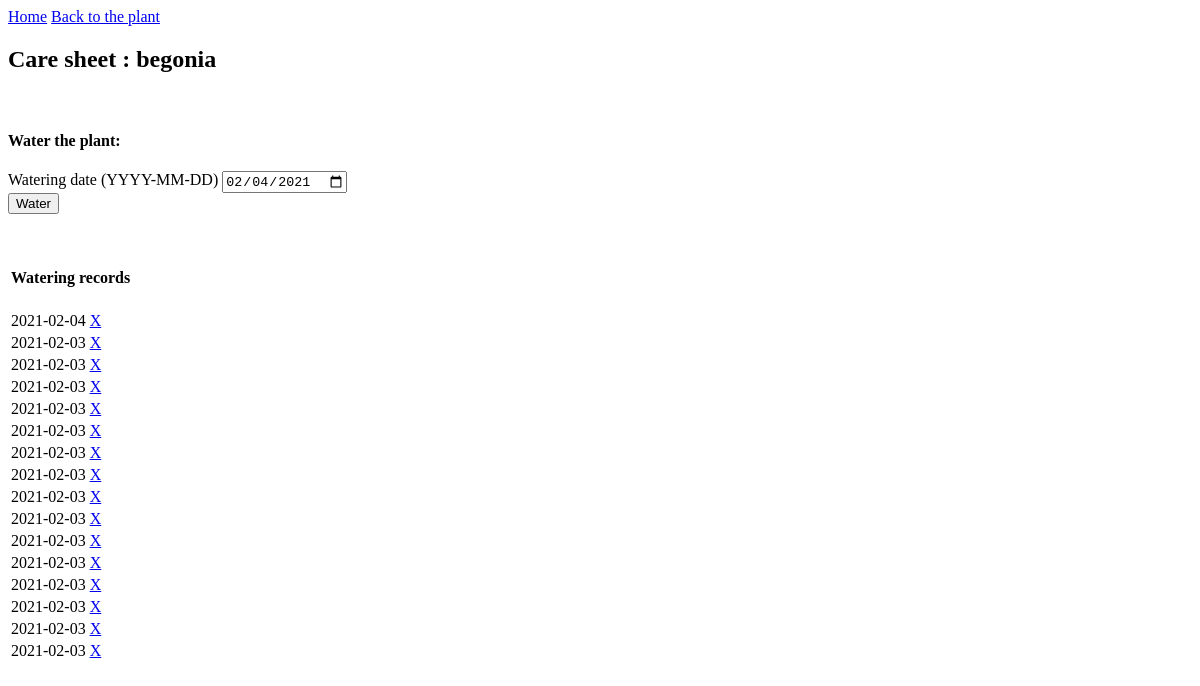
The app's page /plant/1/care, older data.
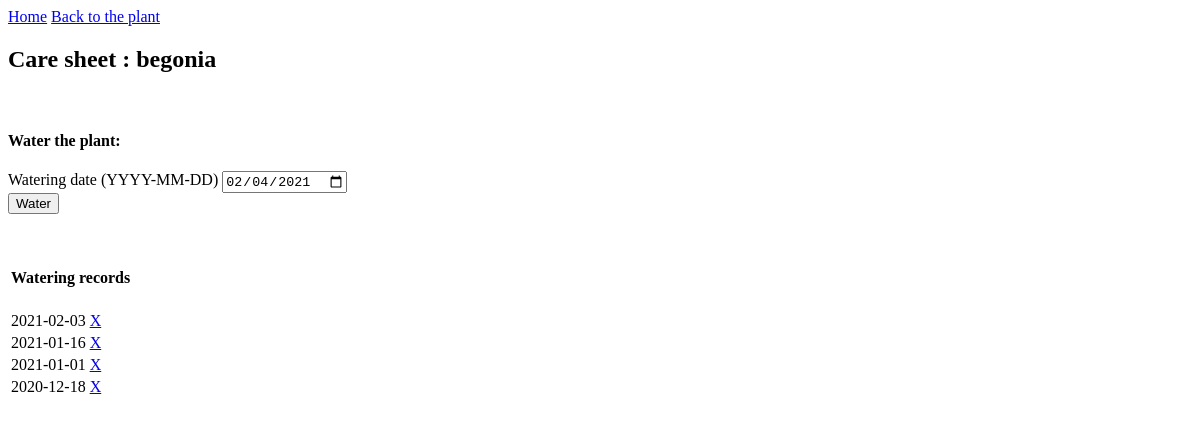
The same page, newer data.
### add_plant.py (models this page shows, shortened)
class Houseplants(db.Model):
    id = db.Column(db.Integer, primary_key=True)
    houseplant_name = db.Column(db.String(45), nullable=False, unique = True)
    species = db.Column(db.String(45))
    family = db.Column(db.String(45))
    date_acquired = db.Column(db.Date)
    source = db.Column(db.String(45))
    waterings = db.relationship('Waterings', backref='houseplants')

class Waterings(db.Model):
    watering_id = db.Column(db.Integer, primary_key=True)
    plant_id = db.Column(db.Integer, db.ForeignKey('houseplants.id'), nullable=False)
    date = db.Column(db.Date)

### add_plant.py (the view)
@app.route("/plant/<int:plant_id>/care", methods=['GET', 'POST'])
def care(plant_id):
    plant = Houseplants.query.get_or_404(plant_id)
    all_waterings = Waterings.query.filter_by(plant_id=plant_id).order_by(Waterings.date.desc())
    form = WaterPlantForm()
    if form.validate_on_submit():
        new_watering = Waterings(plant_id=plant_id, date=form.watering_date.data)
        db.session.add(new_watering)
        db.session.commit()
    return render_template('care.html', all_waterings=all_waterings, plant=plant, form=form, legend="Care sheet")

### add_plant.py
class WaterPlantForm(FlaskForm):
    watering_date = DateField('Watering date (YYYY-MM-DD)', format='%Y-%m-%d', default=datetime.datetime.now())
    submit = SubmitField('Water')

### templates/care.html (shortened to what this page needs)
<html>
    <head>
    </head>
    <body>
      <a href="/home">Home</a>
      <a href="{{ url_for('plant', plant_id=plant.id) }}">Back to the plant</a>
      <h2>{{ legend }} : {{ plant.houseplant_name }}</h2>
      <br>
      <h4>Water the plant:</h4>
      <form method ="POST" action="">
        {{ form.watering_date.label }}
        {{ form.watering_date}}
        <br>
        {{ form.submit }}
        </form>
 <br><br>
      <div>
        <table>
          <th><h4>Watering records</h4></th>
            {% for watering in all_waterings %}
              <tr>
                <td>
                   {{ watering.date }} <a href="{{ url_for('delete_care', watering_id=watering.watering_id) }}">X</a>
                </td>
              {% endfor %}
            </table>
      </div>
      <br>
  </body>
</html>

Row changes from the older to the newer data that the page shows:
removed Waterings: date "2021-02-04"
removed Waterings: date "2021-02-03"
removed Waterings: date "2021-02-03"
removed Waterings: date "2021-02-03"
removed Waterings: date "2021-02-03"
removed Waterings: date "2021-02-03"
removed Waterings: date "2021-02-03"
removed Waterings: date "2021-02-03"
removed Waterings: date "2021-02-03"
removed Waterings: date "2021-02-03"
removed Waterings: date "2021-02-03"
removed Waterings: date "2021-02-03"
removed Waterings: date "2021-02-03"
removed Waterings: date "2021-02-03"
removed Waterings: date "2021-02-03"
added Waterings: date "2021-01-16"
added Waterings: date "2021-01-01"
added Waterings: date "2020-12-18"
